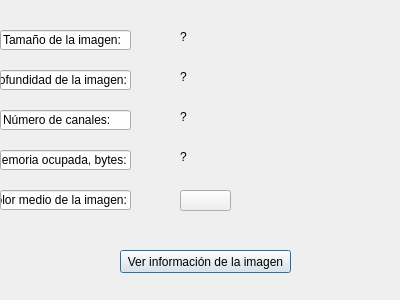
<?xml version="1.0" encoding="UTF-8"?>
<ui version="4.0">
 <class>dialoginformation</class>
 <widget class="QDialog" name="dialoginformation">
  <property name="geometry">
   <rect>
    <x>0</x>
    <y>0</y>
    <width>400</width>
    <height>300</height>
   </rect>
  </property>
  <property name="windowTitle">
   <string>Ver información</string>
  </property>
  <widget class="QLineEdit" name="lineEdit">
   <property name="geometry">
    <rect>
     <x>0</x>
     <y>30</y>
     <width>131</width>
     <height>20</height>
    </rect>
   </property>
   <property name="text">
    <string>Tamaño de la imagen:</string>
   </property>
   <property name="readOnly">
    <bool>true</bool>
   </property>
  </widget>
  <widget class="QPushButton" name="pushButton">
   <property name="geometry">
    <rect>
     <x>120</x>
     <y>250</y>
     <width>171</width>
     <height>23</height>
    </rect>
   </property>
   <property name="text">
    <string>Ver información de la imagen</string>
   </property>
  </widget>
  <widget class="QLineEdit" name="lineEdit_2">
   <property name="geometry">
    <rect>
     <x>0</x>
     <y>70</y>
     <width>131</width>
     <height>20</height>
    </rect>
   </property>
   <property name="text">
    <string>Profundidad de la imagen:</string>
   </property>
   <property name="readOnly">
    <bool>true</bool>
   </property>
  </widget>
  <widget class="QLabel" name="label">
   <property name="geometry">
    <rect>
     <x>180</x>
     <y>30</y>
     <width>47</width>
     <height>13</height>
    </rect>
   </property>
   <property name="text">
    <string>?</string>
   </property>
  </widget>
  <widget class="QLineEdit" name="lineEdit_3">
   <property name="geometry">
    <rect>
     <x>0</x>
     <y>110</y>
     <width>131</width>
     <height>20</height>
    </rect>
   </property>
   <property name="text">
    <string>Número de canales:</string>
   </property>
   <property name="readOnly">
    <bool>true</bool>
   </property>
  </widget>
  <widget class="QLineEdit" name="lineEdit_4">
   <property name="geometry">
    <rect>
     <x>0</x>
     <y>150</y>
     <width>131</width>
     <height>20</height>
    </rect>
   </property>
   <property name="text">
    <string>Memoria ocupada, bytes:</string>
   </property>
   <property name="readOnly">
    <bool>true</bool>
   </property>
  </widget>
  <widget class="QLineEdit" name="lineEdit_5">
   <property name="geometry">
    <rect>
     <x>0</x>
     <y>190</y>
     <width>131</width>
     <height>20</height>
    </rect>
   </property>
   <property name="text">
    <string>Color medio de la imagen:</string>
   </property>
   <property name="readOnly">
    <bool>true</bool>
   </property>
  </widget>
  <widget class="QLabel" name="label_2">
   <property name="geometry">
    <rect>
     <x>180</x>
     <y>70</y>
     <width>47</width>
     <height>13</height>
    </rect>
   </property>
   <property name="text">
    <string>?</string>
   </property>
  </widget>
  <widget class="QLabel" name="label_3">
   <property name="geometry">
    <rect>
     <x>180</x>
     <y>110</y>
     <width>47</width>
     <height>13</height>
    </rect>
   </property>
   <property name="text">
    <string>?</string>
   </property>
  </widget>
  <widget class="QLabel" name="label_4">
   <property name="geometry">
    <rect>
     <x>180</x>
     <y>150</y>
     <width>47</width>
     <height>13</height>
    </rect>
   </property>
   <property name="text">
    <string>?</string>
   </property>
  </widget>
  <widget class="QPushButton" name="pushButton_2">
   <property name="geometry">
    <rect>
     <x>180</x>
     <y>190</y>
     <width>51</width>
     <height>21</height>
    </rect>
   </property>
   <property name="text">
    <string/>
   </property>
  </widget>
 </widget>
 <resources/>
 <connections/>
</ui>
